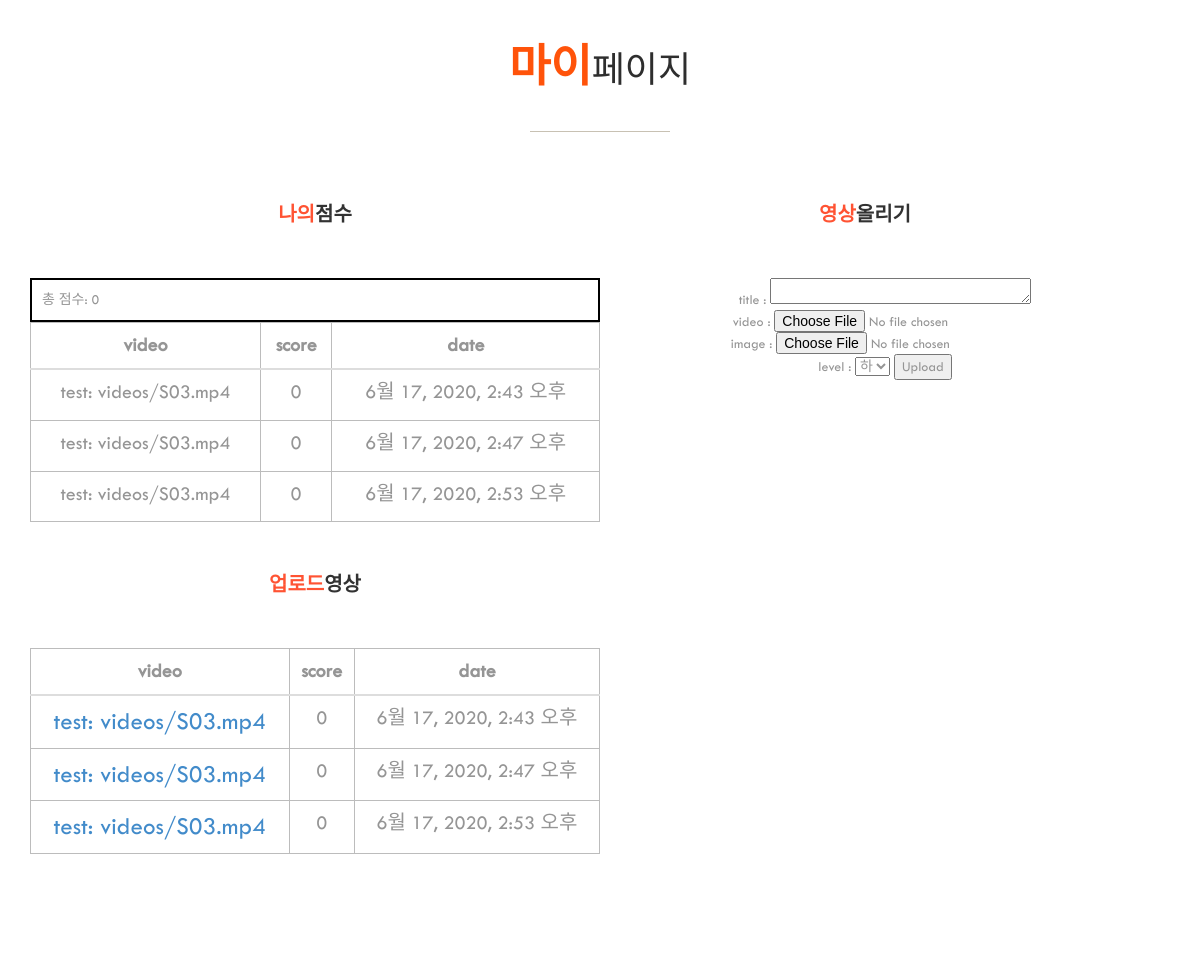
The page /mypageView (signed in, lower part) on the database as committed earlier.
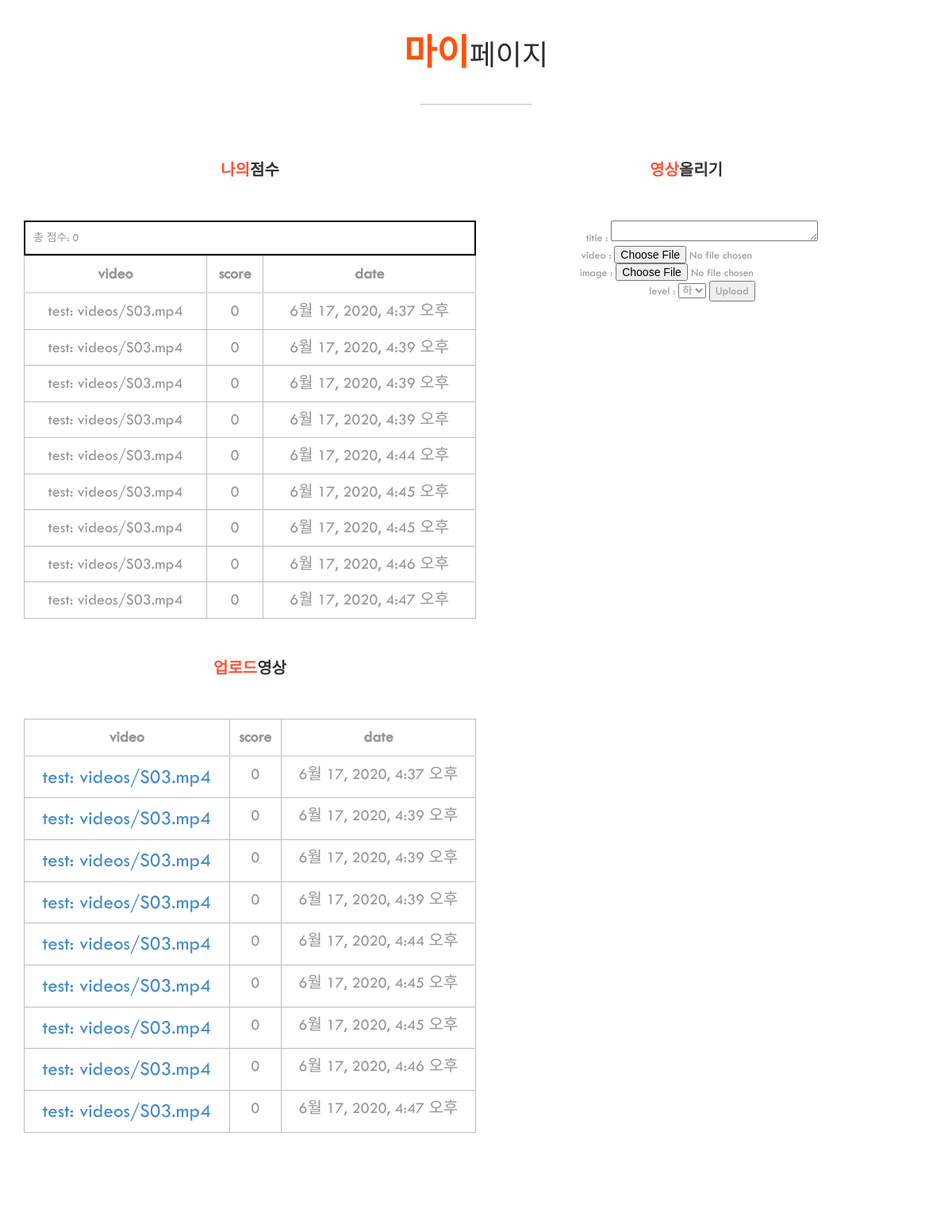
The same page on the database as committed later.
### Edus/models.py (models this page shows)
class EdusDB(models.Model): # 학습 디비 클래스
    NON_SHARED = "공유 안함"
    SHARED = "공유 함"
    IS_SHARED = (
        (NON_SHARED , "공유 안함"),
        (SHARED, "공유 함"),
    )
    objects = models.Manager()
    video_description = models.TextField(blank=False)
    views = models.PositiveIntegerField(default=0)
    is_shared = models.CharField(choices=IS_SHARED, max_length=5, default=NON_SHARED)
    edu_days = models.DateTimeField(auto_now_add=True)                  # 학습일, auto_now_add : insert 시에만 현재 날짜로 갱신됨
    video_id = models.ForeignKey("Videos.VideosDB", on_delete = models.CASCADE)  # 영상 번호, models.CASCADE : 주키 삭제 시 외래키 같이 삭제(연쇄 삭제)
    user_id = models.ForeignKey("Users.UsersDB", on_delete = models.CASCADE)    # 사용자 번호
    recode_video = models.FileField(upload_to='edus/', null=True, verbose_name="")     # 녹화 영상, upload_to : 파일 저장 경로 지정
    score = models.IntegerField(default=0)                              # 점수, default = 기본 값

### Videos/models.py (models this page shows)
class VideosDB(models.Model):
    HIGH = "상"
    MIDDLE = "중"
    LOW = "하"
    LEVEL_CHOICES = (
        (HIGH, "상"),
        (MIDDLE, "중"),
        (LOW, "하"),
    )
    title = models.TextField(blank=False) # 제목
    videofile= models.FileField(upload_to='videos/', null=True, verbose_name="") #video file
    video_img = models.ImageField(upload_to='videos/', null=True, verbose_name="") # 영상이미지
    views = models.PositiveIntegerField(default=0) # 조회수 - PositiveIntegerField를 이용
    level = models.CharField(choices=LEVEL_CHOICES, max_length=5, default=LOW) # 난이도
    start_date = models.DateTimeField(auto_now_add=True) # 개시일
    editor = models.ForeignKey("Users.UsersDB", on_delete=models.CASCADE)
    skeleton = models.TextField(blank=False)
    def __str__(self):
        return self.title + ": " + str(self.videofile)

### Edus/views.py (the view, shortened to what this page needs)
# urls.py: path('mypageView', views.post_list, name = 'mypageView'),
def post_list(request):
    lastvideo = VideosDB.objects.last()  # 데이터베이스 테이블에서 마지막 비디오(객체)인 변수 lastvideo를 생성
    videofile = lastvideo.videofile.url  # 비디오 파일 경로를 포함하는 변수 videofile을 생성
    form = VideoForm(request.POST or None, request.FILES or None)
    """ 업로드 된 영상 및 나의 점수 """
    Edus_list = EdusDB.objects.all().filter(user_id=request.user.id)
    s_sum = Edus_list.aggregate(Sum('score'))['score__sum']
    context = {'videofile': videofile,
               'form': form,
               'score_sum': s_sum,
               'Edus_list': Edus_list}
    return render(request, 'mypageView.html', context)

### Videos/forms.py
class VideoForm(forms.ModelForm):
    class Meta:
        model= VideosDB
        widgets = {
            'title': forms.Textarea(attrs={'rows':1}),
        }
        fields= ["title", "videofile", "video_img", "level"]

### templates/mypageView.html (shortened to what this page needs)
{% extends 'base.html' %}
{% block content %}
{% load static %}
<head>
    <link rel ='stylesheet' type='text/css' href='{% static "mypageView.css" %}'>
</head>
<section id="blog">
    <div class="container">
        <div class="row">
            <div class="col-md-12">
                <div class="block">
                    <h1 class="heading"><span>마이</span>페이지</h1>
                    <ul>
                        <li class="wow fadeInLeft" data-wow-duration="300ms" data-wow-delay="300ms">
                            <div class="blog-img">
                                <div class="title">
                                    <h3><span>나의</span>점수</h3>
                                </div>
                                <div id = 'score'>
                                    <h5 style="display: inline;">총 점수: </h5>
                                    <h5 style="display: inline;">{{ score_sum|floatformat }}</h5>
                                </div>
                                <table class="table">
                                    <thead>
                                        <tr>
                                            <th>video</th>
                                            <th>score</th>
                                            <th>date</th>
                                        </tr>
                                    </thead>
                                    <tbody>
                                        {% for edus_list in Edus_list %}
                                        <tr>
                                            <td>{{edus_list.video_id}}</td>
                                            <td>{{ edus_list.score }}</td>
                                            <td>{{ edus_list.edu_days }}</td>
                                        </tr>
                                        {% endfor %}
                                    </tbody>
                                </table>
                                <div class="title">
                                    <h3><span>업로드</span>영상</h3>
                                </div>
                                <table class="table">
                                    <thead>
                                        <tr>
                                            <th>video</th>
                                            <th>score</th>
                                            <th>date</th>
                                        </tr>
                                    </thead>
                                    <tbody>
                                        {% for edus_list in Edus_list %}
                                        <tr>
                                            <td><a href="{% url 'ResultVideosList' %}">
                                                {{edus_list.video_id}}
                                            </a>
                                            </td>
                                            <td>{{ edus_list.score }}</td>
                                            <td>{{ edus_list.edu_days }}</td>
                                        </tr>
                                        {% endfor %}
                                    </tbody>
                                </table>
                            </div>
                            <div class="content-rightmy">
                                <div class="title">
                                    <h3><span>영상</span>올리기</h3>
                                </div>
                                <form enctype="multipart/form-data"  method="POST" action="">
                                    title : {{form.title}}
                                    video : {{form.videofile}}
                                    image : {{form.video_img}}
                                    level : {{form.level}}
                                    <input type="submit" value="Upload" onclick = 'alert("업로드")'/>
                                </form>
                            </div>
                        </li>
                    </ul>
                </div>
            </div>
        </div>
    </div>
</section>
{% endblock %}

Rows that differ between the two databases and show on the page:
removed EdusDB: video_id "test: videos/S03.mp4", score "0", edu_days "6월 17, 2020, 2:43 오후"
removed EdusDB: video_id "test: videos/S03.mp4", score "0", edu_days "6월 17, 2020, 2:47 오후"
removed EdusDB: video_id "test: videos/S03.mp4", score "0", edu_days "6월 17, 2020, 2:53 오후"
added EdusDB: video_id "test: videos/S03.mp4", score "0", edu_days "6월 17, 2020, 4:37 오후"
added EdusDB: video_id "test: videos/S03.mp4", score "0", edu_days "6월 17, 2020, 4:39 오후"
added EdusDB: video_id "test: videos/S03.mp4", score "0", edu_days "6월 17, 2020, 4:39 오후"
added EdusDB: video_id "test: videos/S03.mp4", score "0", edu_days "6월 17, 2020, 4:39 오후"
added EdusDB: video_id "test: videos/S03.mp4", score "0", edu_days "6월 17, 2020, 4:44 오후"
added EdusDB: video_id "test: videos/S03.mp4", score "0", edu_days "6월 17, 2020, 4:45 오후"
added EdusDB: video_id "test: videos/S03.mp4", score "0", edu_days "6월 17, 2020, 4:45 오후"
added EdusDB: video_id "test: videos/S03.mp4", score "0", edu_days "6월 17, 2020, 4:46 오후"
added EdusDB: video_id "test: videos/S03.mp4", score "0", edu_days "6월 17, 2020, 4:47 오후"
